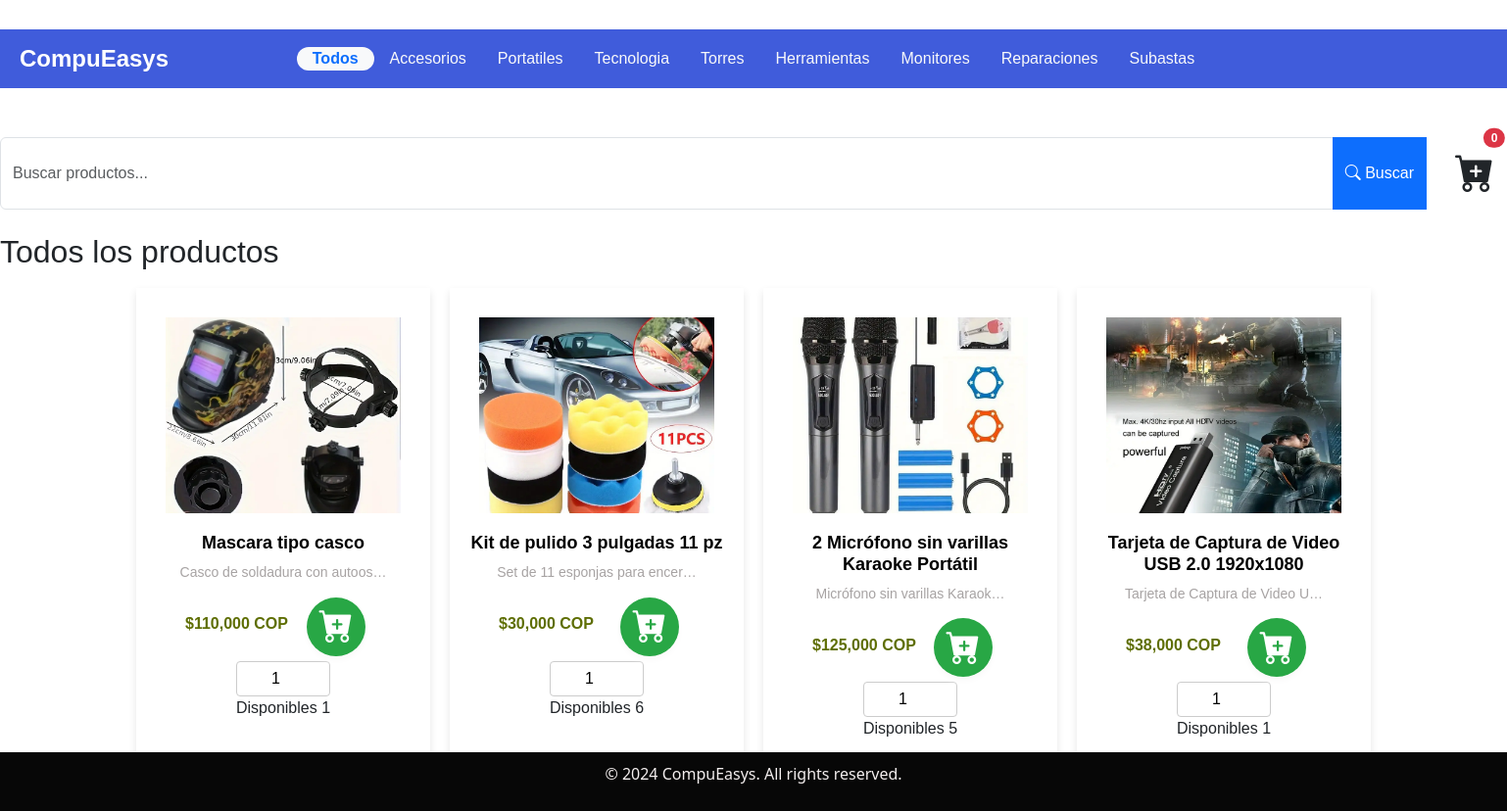
The app's page /store/, older data.
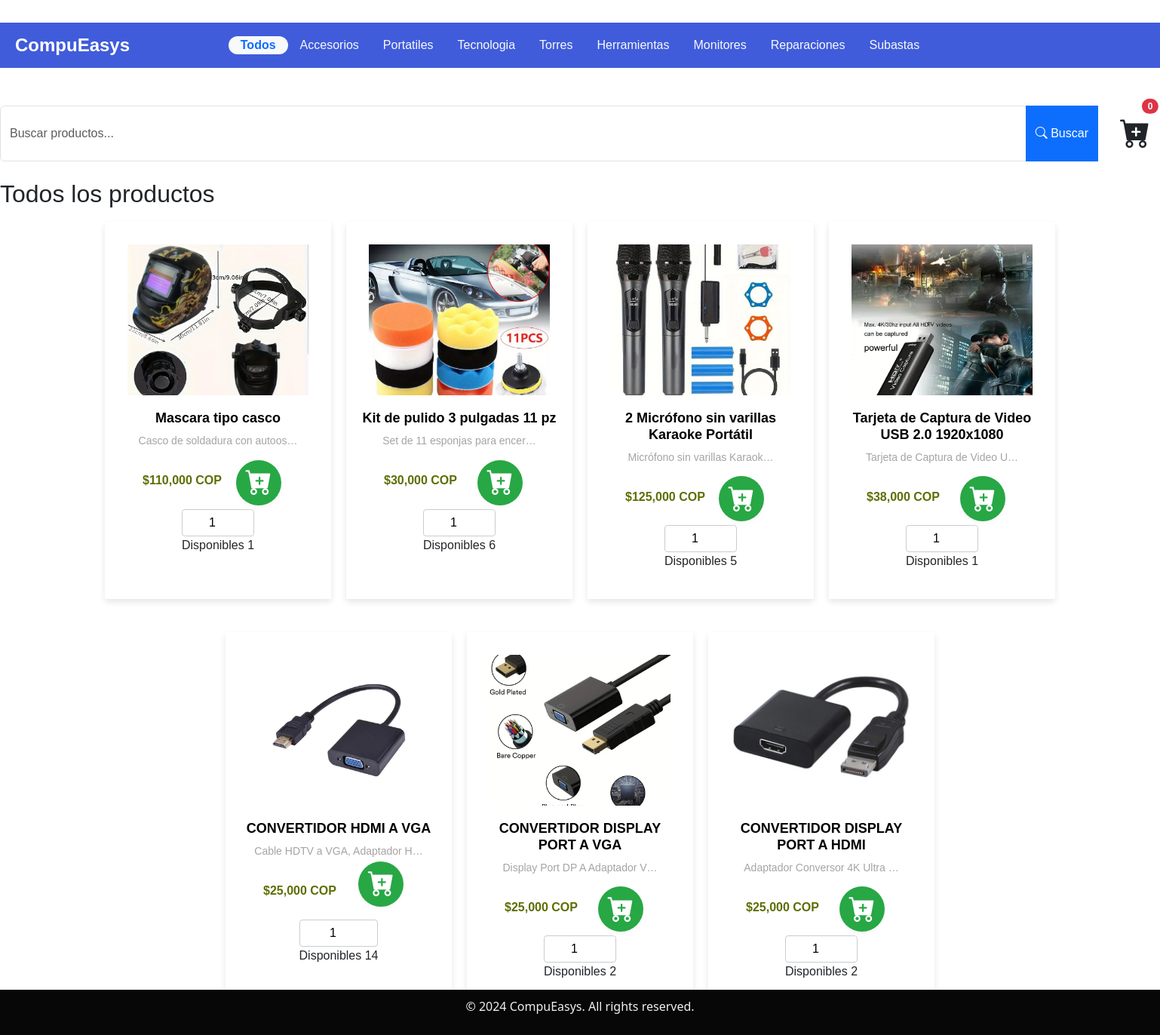
The same page, newer data.
### core/models.py (models this page shows, shortened)
class Category(models.Model):
    nombre = models.CharField(max_length=100)
    slug = models.CharField(max_length=100)

class ProductStore(models.Model):
    name = models.CharField(max_length=100)
    description = models.TextField()
    price = models.DecimalField(max_digits=10, decimal_places=0)
    stock = models.PositiveIntegerField(default=0)
    category = models.ForeignKey(Category, on_delete=models.CASCADE, related_name='products', null=True, blank=True)
    type = models.ForeignKey(Type, on_delete=models.CASCADE, related_name='products', null=True, blank=True)
    iva = models.DecimalField(max_digits=4, decimal_places=2, default=0.00)
    imagen = models.ImageField(upload_to='images/', height_field=None, width_field=None, max_length=None , blank=True, null=True)
    descuento = models.DecimalField(max_digits=10, decimal_places=2, default=0.00)
    created_at = models.DateTimeField(auto_now_add=True)
    updated_at = models.DateTimeField(auto_now=True)

### core/views.py (the view)
# urls.py: path('store/', store, name='store'),  # Added this line to map the /store URL to the store view
def store(request):
    query = request.GET.get('q', '')
    category_id = request.GET.get('category', '')
    categories = Category.objects.all()
    products = Product.objects.all()
    cart = request.session.get('cart', {})
    cart_count = sum(cart.values())
    if query:
        products = products.filter(name__icontains=query)
    if category_id:
        products = products.filter(category_id=category_id)
    context = {
        'products': products,
        'categories': categories,
        'cart_count': cart_count
        }
    return render(request, 'store.html', context)

### core/templates/store.html (shortened to what this page needs)
{% load static %}
{% load humanize %}
<!DOCTYPE html>
<html lang="es">
<head>
    <link rel="stylesheet" href="{% static 'css/store.css' %}">
    <link href="https://cdn.jsdelivr.net/npm/bootstrap@5.3.3/dist/css/bootstrap.min.css" rel="stylesheet">
    <link rel="stylesheet" href="https://cdn.jsdelivr.net/npm/bootstrap-icons@1.11.0/font/bootstrap-icons.css">
    <link rel="stylesheet" href="https://cdnjs.cloudflare.com/ajax/libs/font-awesome/6.0.0-beta3/css/all.min.css">
</head>
<body>
    <header>
         <nav class="navbar-store" style="background-color: #405cdbff; width: 100%; height: 60px; display: flex; align-items: center; padding: 0 20px; margin-bottom: 50px; margin-top: 30px; justify-content: center;">
                <a href="{% url 'home' %}" class="title" style="color: white; text-decoration: none; font-size: 24px; font-weight: bold; margin-right: 20px;justify-content: start;position: absolute; left: 20px;">
                     CompuEasys
                 </a>
               <a href="{% url 'store' %}" class="nav-link px-3 rounded-pill {% if not request.GET.category %}active bg-light text-primary fw-bold{% else %}text-light{% endif %}">
                Todos
            </a>
               {% for category in categories %}
                <a href="?category={{ category.id }}"
                   class="nav-link px-3 rounded-pill {% if request.GET.category == category.id|stringformat:'s' %}active bg-light text-primary fw-bold{% else %}text-light{% endif %}">
                    {{ category.nombre }}
                </a>
               {% endfor %}
         </nav>
    </header>
    <main>
        <div class="container1">
            <div class="containerP">
                <form method="get" class="mb-4">
                    <div class="input-group">
                        <input type="text" name="q" class="form-control" placeholder="Buscar productos..." value="{{ request.GET.q }}">
                        <button class="btn btn-primary" type="submit">
                            <i class="bi bi-search"></i> Buscar
                        </button>
                        <div class="car ms-3">
                            <a href="{% url 'cart' %}" type="button" class="btn position-relative">
                                <i class="bi bi-cart-plus-fill fs-1"></i>
                                <span class="position-absolute top-0 start-70 translate-middle badge rounded-pill bg-danger">
                                    {{ cart_count }}
                                </span>
                            </a>
                        </div>
                    </div>
                </form>
                      <div class="slug-categoria">
                    {% if current_category %}
                       <h2 class="category-title">
                          Categoría: {{ current_category.nombre }}
                          <span class="badge bg-secondary ms-2">{{ current_category.slug }}</span>
                        </h2>
                    {% else %}
                          <h2 class="category-title">Todos los productos</h2>
                    {% endif %}
                      </div>
                <div class="container_product_all">
                    <div class="row_product_all">
                        {% for product in products %}
                            <div class="container_product mb-4">
                                <a href="{% url 'product_detail' product.id %}">
                                    <div class="card_product">
                                        <img src="{{ product.imagen.url }}" alt="{{ product.name }}">
                                    </div>
                                    <div class="cardbody_product">
                                        <h5 class="title">{{ product.name }}</h5>
                                        <div class="description">{{ product.description|truncatechars:30 }}</div>
                                    </div>
                                    <div class="price">${{ product.price|intcomma }} COP</div>
                                </a>
                                <div class="btnAdd mt-2">
                                    <form class="btn" method="post" action="{% url 'add_to_cart' product.id %}">
                                        <div>
                                            <input type="number" name="quantity" min="1" max="{{ product.stock }}" value="1" class="quantity-input">
                                        </div>
                                        <span class="ui-pdp-buybox__quantity__selected">Disponibles {{ product.stock }}</span>
                                        <div>
                                            <button type="submit" class="add-to-cart-btn">
                                                <i class="bi bi-cart-plus-fill"></i>
                                            </button>
                                        </div>
                                    </form>
                                </div>
                            </div>
                        {% empty %}
                            <p>No hay productos disponibles en este momento.</p>
                        {% endfor %}
                    </div>
                </div>
            </div>
        </div>
    </main>
    <footer>
        {% include 'footer.html' %}
    </footer>
</body>
</html>

### core/templates/footer.html
{% load static %}
<link rel="stylesheet" href="{% static 'css/main.css' %}">
<footer>
    <p>&copy; 2024 CompuEasys. All rights reserved.</p>
</footer>

### core/static/css/store.css (style rules this page uses)
.container_product_all { padding: 10px; gap: 20px; width: 100%; }
.row_product_all { display: flex; flex-wrap: wrap; gap: 20px; justify-content: center; width: 100%; }
.row_product_all a { text-decoration: none; }
.container_product { box-shadow: 0 4px 8px rgba(0, 0, 0, 0.1); width: 300px; height: 500px; padding: 10px; transition: box-shadow 0.3s ease; }
.card_product img { width: 100%; height: 200px; object-fit: cover; }
.card_product { padding: 10px; margin: 10px; }
.container_product .price { position: relative; margin-left: 40px; font-family: 'Gill Sans', 'Gill Sans MT', Calibri, 'Trebuchet MS', sans-serif; font-size: 16px; font-weight: bold; color: #5e6e03; margin-top: 10px; }

### core/static/css/main.css (style rules this page uses)
body { font-family: Arial, sans-serif; margin: 0; padding: 0; }
footer { background: #070707; color: #f3eeee; text-align: center; padding: 10px 0; font-family: 'Segoe UI', Tahoma, Geneva, Verdana, sans-serif; position: fixed; left: 0; bottom: 0; width: 100%; z-index: 100; }

Row changes from the older to the newer data that the page shows:
added ProductStore: imagen (picture), name "CONVERTIDOR HDMI A VGA", description "Cable HDTV a VGA, Adaptador H…", price "25,000", stock "14"
added ProductStore: imagen (picture), name "CONVERTIDOR DISPLAY PORT A VGA", description "Display Port DP A Adaptador V…", price "25,000", stock "2"
added ProductStore: imagen (picture), name "CONVERTIDOR DISPLAY PORT A HDMI", description "Adaptador Conversor 4K Ultra …", price "25,000", stock "2"
